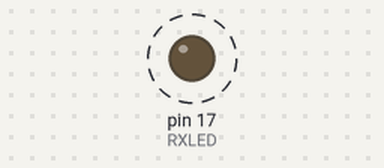
This sketch was run on a simulated SparkFun Pro Micro, built with avr-gcc and run on an emulated ATmega32U4. On the bench: output pins drawn as LEDs (lit = HIGH). Dashed ring = blinking. What the sketch prints to the serial monitor is not drawn.

Above: at 1.0 s.
Timing chart, 0 to 5.8 s (numbered marks = the images above):
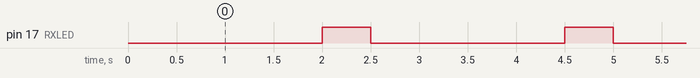

The sketch:

LED_ProMicro.ino
```cpp
int RXLED = 17;

void setup() {
  // put your setup code here, to run once:
pinMode(RXLED, OUTPUT);
Serial.begin(9600);
}

void loop() {
  // put your main code here, to run repeatedly:
Serial.println("Hello World!");
digitalWrite(RXLED,LOW);
TXLED0;
delay(2000);
digitalWrite(RXLED,HIGH);
TXLED1;
delay(500);
}
```

Measured:
- by itself, pin 17 (RXLED): alternates HIGH for 0.50 s and LOW for 2.0 s
